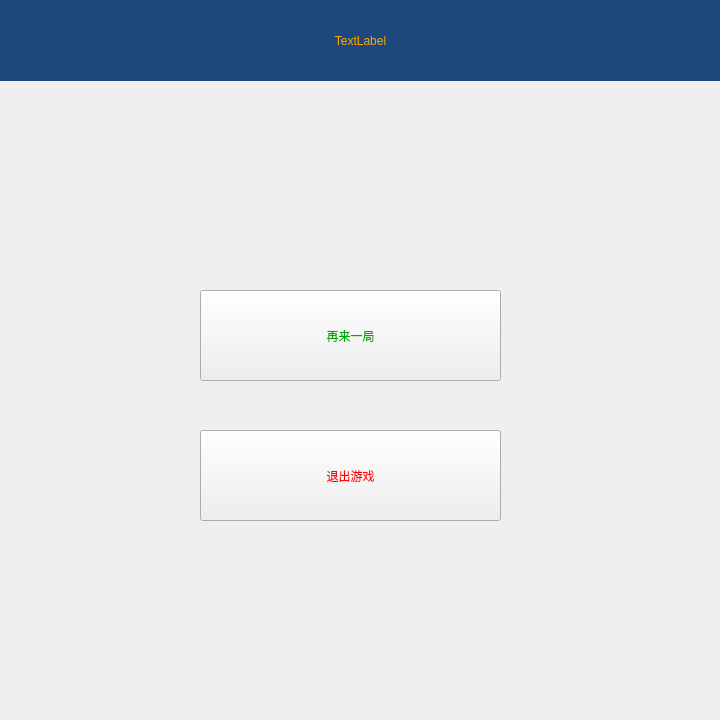
<?xml version="1.0" encoding="UTF-8"?>
<ui version="4.0">
 <class>gamewindow</class>
 <widget class="QWidget" name="gamewindow">
  <property name="geometry">
   <rect>
    <x>0</x>
    <y>0</y>
    <width>720</width>
    <height>720</height>
   </rect>
  </property>
  <property name="minimumSize">
   <size>
    <width>720</width>
    <height>720</height>
   </size>
  </property>
  <property name="maximumSize">
   <size>
    <width>720</width>
    <height>720</height>
   </size>
  </property>
  <property name="windowTitle">
   <string>连珠五子棋</string>
  </property>
  <property name="styleSheet">
   <string notr="true">color: rgb(255, 0, 0);</string>
  </property>
  <widget class="QPushButton" name="pushButton">
   <property name="geometry">
    <rect>
     <x>200</x>
     <y>290</y>
     <width>301</width>
     <height>91</height>
    </rect>
   </property>
   <property name="styleSheet">
    <string notr="true">color: rgb(0, 170, 0);
font: 20pt &quot;Arial&quot;;</string>
   </property>
   <property name="text">
    <string>再来一局</string>
   </property>
  </widget>
  <widget class="QPushButton" name="pushButton_2">
   <property name="geometry">
    <rect>
     <x>200</x>
     <y>430</y>
     <width>301</width>
     <height>91</height>
    </rect>
   </property>
   <property name="styleSheet">
    <string notr="true">color: rgb(255, 0, 0);
font: 20pt &quot;Arial&quot;;</string>
   </property>
   <property name="text">
    <string>退出游戏</string>
   </property>
  </widget>
  <widget class="QLabel" name="label">
   <property name="geometry">
    <rect>
     <x>0</x>
     <y>0</y>
     <width>721</width>
     <height>81</height>
    </rect>
   </property>
   <property name="layoutDirection">
    <enum>Qt::LeftToRight</enum>
   </property>
   <property name="styleSheet">
    <string notr="true">color: rgb(255, 170, 0);
background-color: rgb(30, 71, 125);
font: 36pt &quot;Arial&quot;;
</string>
   </property>
   <property name="text">
    <string>TextLabel</string>
   </property>
   <property name="alignment">
    <set>Qt::AlignCenter</set>
   </property>
  </widget>
 </widget>
 <resources/>
 <connections/>
</ui>
